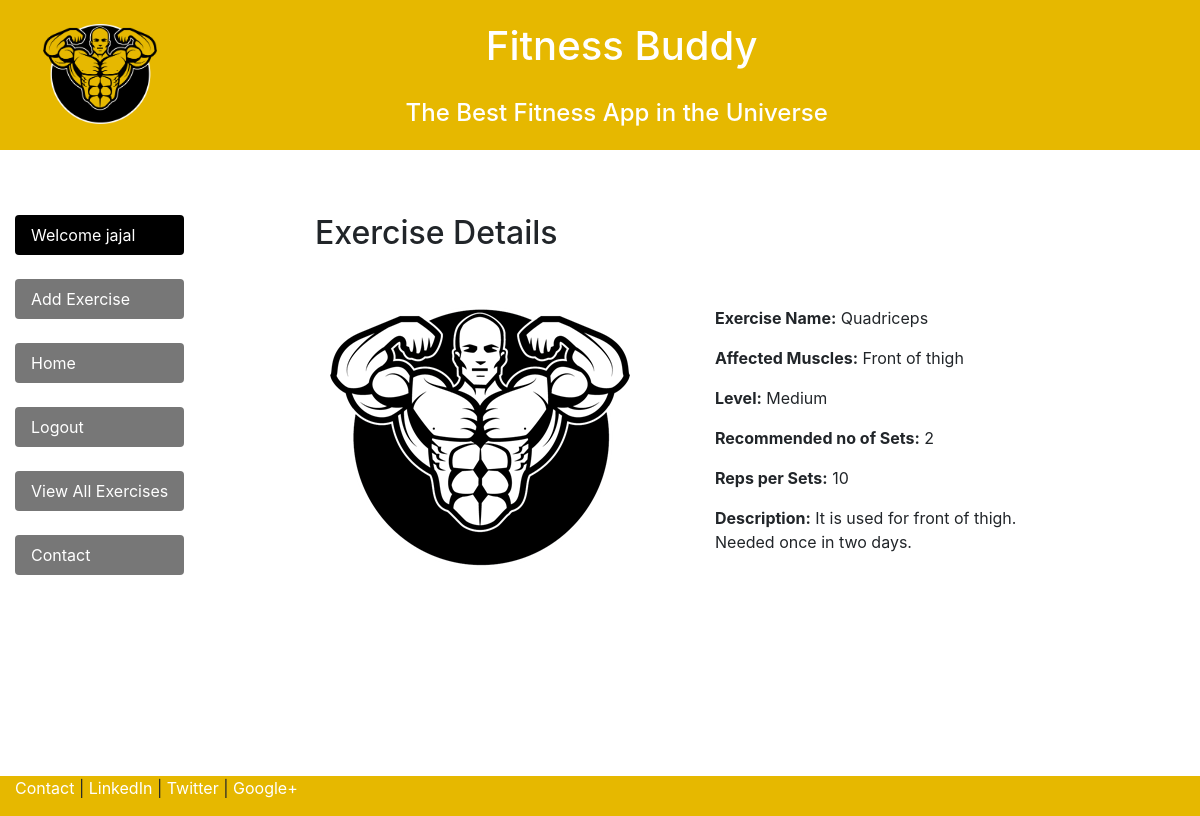
Page /viewExercise/?name=Quadriceps (signed in) on the committed database.
### healthsite/core/models.py (models this page shows)
class ExerciseData(models.Model):
    Exercise_name = models.CharField(max_length=100, default='none')
    Exercise_muscles = models.CharField(max_length=500, default='none')
    Exercise_taker_level = models.CharField(max_length=100, default='none')
    Exercise_sets = models.CharField(max_length=30, default='none')
    Exercise_reps = models.CharField(max_length=30, default='none')
    Exercise_description = models.CharField(max_length=5000, default='none')
    Exercise_adder = models.CharField(max_length=500, default='none')
    Exercise_addition_date = models.DateTimeField(default=datetime.now, blank=True)

### healthsite/core/views.py (the view)
# urls.py: url(r'^viewExercise/$', core_views.viewExercise, name='viewExercise'),
def viewExercise(request):
    exName = request.GET.get('name')
    exercise = ExerciseData.objects.get(Exercise_name=exName)
    return render(request, 'viewExercise.html', {'item': exercise,
                                              'login_status': request.user.is_authenticated(),
                                              'username': request.user.username
                                              })

### healthsite/templates/viewExercise.html (shortened to what this page needs)
{% extends "homeapp/header.html" %}
{% block content %}
<h2>Exercise Details</h2>
<br>
<br>
<div class="container-fluid">
    <div class="row">
        <div class="col-md-12">
            <div class="well well-sm">
                <div class="row">
                    <div class="col-md-6">
                        {% load staticfiles %}
                        <img src="{% static 'img/logo.png' %}" alt="" class="img-rounded img-responsive" />
                    </div>
                    <div class="col-md-6">
                        <p><b>Exercise Name:</b>  {{ item.Exercise_name  }}</p>
                        <p><b>Affected Muscles:</b>  {{ item.Exercise_muscles }}</p>
                        <p><b>Level:</b>  {{ item.Exercise_taker_level }}</p>
                        <p><b>Recommended no of Sets:</b>  {{ item.Exercise_sets }}</p>
                        <p><b>Reps per Sets:</b>  {{ item.Exercise_reps }}</p>
                        <p><b>Description:</b>  {{ item.Exercise_description }}</p>
                    </div>
                </div>
            </div>
        </div>
    </div>
</div>
{% endblock %}

### homeapp/templates/homeapp/header.html (shortened to what this page needs)
<!DOCTYPE html>
<html lang="en">
<head>
	{% load staticfiles %}
	<link rel="stylesheet" href="{% static 'css/bootstrap.min.css' %}" type = "text/css"/>
</head>
	<div class="container-fluid" style="min-height:95%;">
		<div class="row"  style="position:fixed; width: 100%; top: 0; height: 150px; background:#E6B800; color: white;z-index: 10;">
			  <div class="col-sm-2">
				  <br>
				  <center>
					<img src="{% static 'img/logo.png' %}" class="responsive-img" style='max-height:100px;' alt="face">
				  </center>
			  </div>
			  <div class="col-sm-10">
                  <div class="container-fluid">
                      <div class="col-sm-10">
                          <br>
				          <center>
				          <h1>Fitness Buddy</h1>
				          </center>
                      </div>
                  </div>
                  <div class="row">
                      <div class="col-sm-10">
                          <br>
				          <center>
				          <h4>The Best Fitness App in the Universe</h4>
				          </center>
                      </div>
                  </div>
              </div>
		</div><hr>
		<div class="row">
		  	<div class="col-sm-2">
		  	<br>
		  	<br>
				<div class="well bs-sidebar" id="sidebar" style="background:#ffffff; position:fixed; z-index:9; height:100%; width:20%;">
			  		<ul class="nav nav-pills nav-stacked">
                  		<div class="nav flex-column nav-pills" id="v-pills-tab" aria-orientation="vertical">
							{% if login_status %}
							<li><a class="nav-link active" style="background:#000000;" id="v-pills-home-tab-0a" href='/profile/' aria-controls="v-pills-home" aria-selected="true">Welcome {{username}} </a></li>
							{% else %}
							<li><a class="nav-link active" style="background:#777777;" id="v-pills-home-tab-0b" role="tab" aria-controls="v-pills-home" aria-selected="true">Welcome Guest </a></li>
							{% endif %}
							<br>
							{% if login_status %}
							<li><a class="nav-link active" style="background:#777777;" id="v-pills-home-tab-1" href='/addExercise/' aria-controls="v-pills-home" aria-selected="true">Add Exercise</a>
								<br>
							{% endif %}
				      		<li><a class="nav-link active" style="background:#777777;" id="v-pills-home-tab-1" href='/' aria-controls="v-pills-home" aria-selected="true">Home</a>
							</li>
							<br>
							{% if login_status %}
				      		<li><a class="nav-link active" style="background:#777777;" id="v-pills-home-tab-2" href='/logout/' aria-controls="v-pills-home" aria-selected="true">Logout</a>
							</li>
							{% else %}
							<li><a class="nav-link active" style="background:#777777;" id="v-pills-home-tab-2" href='/login/' aria-controls="v-pills-home" aria-selected="true">Login</a>
							</li>
							{% endif %}
							<br>
					  		<li><a class="nav-link active" style="background:#777777;" id="v-pills-home-tab-4" href='/viewExercises/' role="tab" aria-controls="v-pills-home" aria-selected="true">View All Exercises</a>
							</li>
							<br>
							<li><a class="nav-link active" style="background:#777777;" id="v-pills-home-tab-5" href='/contact/' role="tab" aria-controls="v-pills-home" aria-selected="true">Contact</a>
							</li>
                  		</div>
			  		</ul>
				</div>
		  	</div>
		  	<div class="col-sm-8">
			<div class='container-fluid' style="background:#fff; position:absolute; right:0; width:100%; height:auto; margin-bottom:150px; left:100px;">
			<br><br>
			   {% block content %}
			   {% endblock %}
				<br><br>
			</div>
		  </div>
		</div>
	</div>
	<footer>
		<div class="container-fluid" style="height:200px; position:fixed; background:#E6B800; z-index:10;">
			<p><a style="color:white;" href="#" target="blank">Contact</a> | <a style="color:white;" href="#" target="blank">LinkedIn</a> | <a style="color:white;" href="#" target="blank">Twitter</a> | <a style="color:white;" href="#" target="blank">Google+</a></p>
		</div>
	</footer>
</body>
</html>

### homeapp/templates/homeapp/header.html (style rules this page uses)
html, body { height:100% }

### rows in the picture
ExerciseData: Exercise_name "Quadriceps", Exercise_muscles "Front of thigh", Exercise_taker_level "Medium", Exercise_sets "2", Exercise_reps "10", Exercise_description "It is used for front of thigh. Needed once in two days."

### other values in the picture
{{ username }} "jajal"
